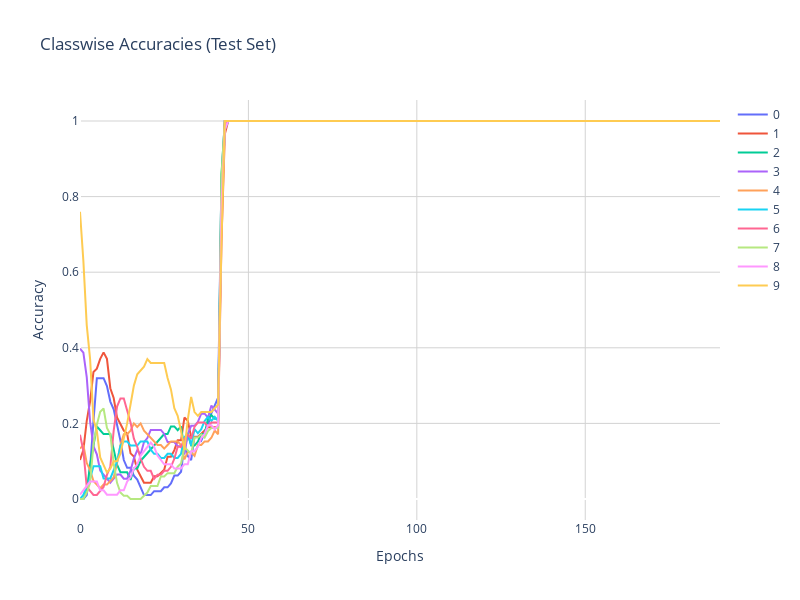

Notebook cell for this chart:
### Code cell
plot_classwise_accuracies(log['classwise_accuracies'])

### Figure 1 — Plotly figure (JSON) as saved in the notebook; plotly's stock layout.template omitted (floating-point values rounded to 4 significant figures; data arrays with more than 128 entries replaced by an {"elided": "..."} marker saying what was removed)
{"data": [{"mode": "lines", "name": "0", "type": "scatter", "x": {"elided": "191 int values"}, "y": {"elided": "191 float values"}}, {"mode": "lines", "name": "1", "type": "scatter", "x": {"elided": "191 int values"}, "y": {"elided": "191 float values"}}, {"mode": "lines", "name": "2", "type": "scatter", "x": {"elided": "191 int values"}, "y": {"elided": "191 float values"}}, {"mode": "lines", "name": "3", "type": "scatter", "x": {"elided": "191 int values"}, "y": {"elided": "191 float values"}}, {"mode": "lines", "name": "4", "type": "scatter", "x": {"elided": "191 int values"}, "y": {"elided": "191 float values"}}, {"mode": "lines", "name": "5", "type": "scatter", "x": {"elided": "191 int values"}, "y": {"elided": "191 float values"}}, {"mode": "lines", "name": "6", "type": "scatter", "x": {"elided": "191 int values"}, "y": {"elided": "191 float values"}}, {"mode": "lines", "name": "7", "type": "scatter", "x": {"elided": "191 int values"}, "y": {"elided": "191 float values"}}, {"mode": "lines", "name": "8", "type": "scatter", "x": {"elided": "191 int values"}, "y": {"elided": "191 float values"}}, {"mode": "lines", "name": "9", "type": "scatter", "x": {"elided": "191 int values"}, "y": {"elided": "191 float values"}}], "layout": {"autosize": false, "height": 600, "plot_bgcolor": "rgba(255, 255, 255, 1)", "title": {"text": "Classwise Accuracies (Test Set)"}, "width": 800, "xaxis": {"gridcolor": "LightGray", "gridwidth": 1, "showgrid": true, "title": {"text": "Epochs"}}, "yaxis": {"gridcolor": "LightGray", "gridwidth": 1, "showgrid": true, "title": {"text": "Accuracy"}}}}
